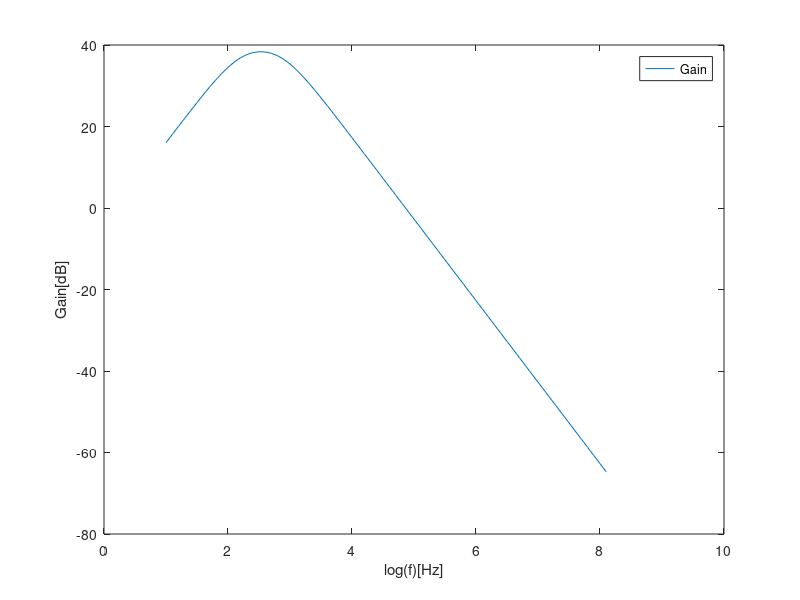
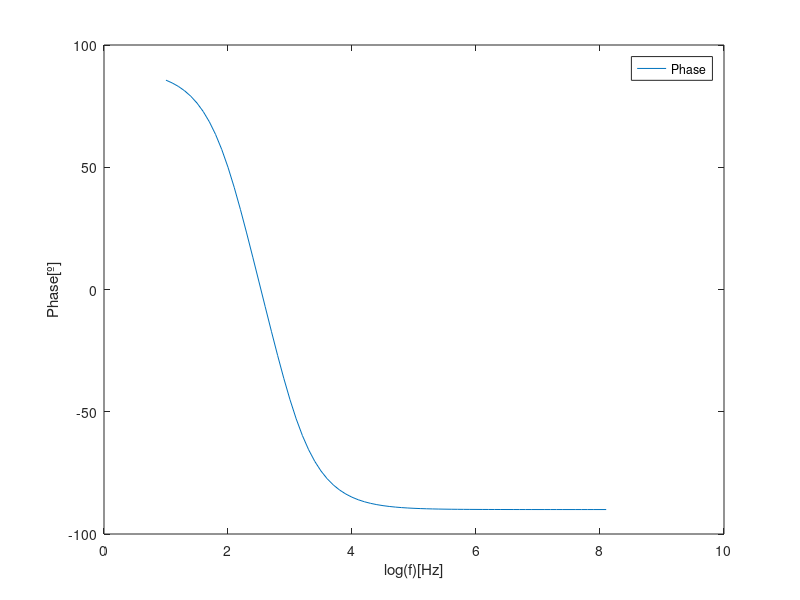

Source code (MATLAB) for these figures, in order:
R1 = 1000; %Ohm
R2 = 1000; %Ohm
R3 = 100000; %Ohm
R4 = 1000; %Ohm
RL = 8; %Ohm

C1 = 1e-6; %F
C2 = 220e-9; %F

f = 1000; %Hz
omega = 2 * pi * f;

ZC1 = 1/(j*omega*C1);
ZC2 = 1/(j*omega*C2);

%Z1 = R1 + 1/(j * omega * Cin1);
%Z2 = R3 + 1/(j * omega * Cin2);
%Z3 = R4 + 1/(j * omega * Cin3);

%Ztemp = 1/(1/Z1 + 1/Z2); %paralelo de Z1 com Z2
%Zeq = 1/(1/Ztemp + 1/Z3); %impedância ao nível de inv_in

%Vin = 0.01 * exp(j * pi / 2); %seno tem fase de pi/2

%gaincomp = -R2/Zeq; %slide 2 aula 23
%gain = abs(gaincomp);
%gaindB = 20 * log10(gain);

%Zi = real(Zeq); %slide 2 aula 23
%Zo = 0; %estranho :/

Zi = abs(1/(1/R1 + 1/ZC1));
Zo = abs(1/(1/R2 + 1/ZC2));

gaincomp = (R1*C1*j*omega)/(1 + R1*C1*j*omega) * (1 + (R3/R4)) * (1/(1 + R2*C2*j*omega));
gain = abs(gaincomp);
gaindB = 20 * log10(gain);


file = fopen("Teo1.tex", "w");

fprintf(file, "gain & %.4e\\\\\\hline ", gain);
fprintf(file, "gaindB & %.4e\\\\\\hline ", gaindB);
fprintf(file, "Zi & %.4e\\\\\\hline ", Zi);
fprintf(file, "Zo & %.4e\\\\\\hline ", Zo);

fflush(file);
fclose(file);

a = 1;

for i = 1:0.1:8.1 %ou seja, 10 pontos por década
  f = power(10, i);
  omega = 2 * pi * f;
  %Z1 = R1 + 1/(j * omega * Cin1);
  %Z2 = R3 + 1/(j * omega * Cin2);
  %Z3 = R4 + 1/(j * omega * Cin3);
  
  %Ztemp = 1/(1/Z1 + 1/Z2); %paralelo de Z1 com Z2
  %Zeq = 1/(1/Ztemp + 1/Z3); %impedância ao nível de inv_in

  %Zeq2 = 1/(1/Z1 + 1/Z2 + 1/Z3) + R2; % usei para tentar calcular a fase mas está mal
  
  %gaincomp = -R2/Zeq; %slide 2 aula 23
  %gain = abs(gaincomp);
  %gaindB(a) = 20 * log10(gain);

  %phase(a) = atan(RL/Zeq2); % está mal
  
  gaincomp = (R1*C1*j*omega)/(1 + R1*C1*j*omega) * (1 + (R3/R4)) * (1/(1 + R2*C2*j*omega));
  gain = abs(gaincomp);
  gaindB(a) = 20 * log10(gain);
  
  phase(a) = angle(gaincomp); %rad
  phase(a) = phase(a) * 180 / pi; %º
  
  a = a + 1;
  
endfor

f = 1:0.1:8.1; %início, fim e 70 pontos pelo meio
hf = figure();
plot(f, gaindB);
legend("Gain");
xlabel("log(f)[Hz]");
ylabel("Gain[dB]");

print (hf, "gainteo.eps", "-depsc");

f = 1:0.1:8.1; %início, fim e 70 pontos pelo meio
hf2 = figure();
plot(f, phase);
legend("Phase");
xlabel("log(f)[Hz]");
ylabel("Phase[º]");

print (hf2, "phaseteo.eps", "-depsc");
